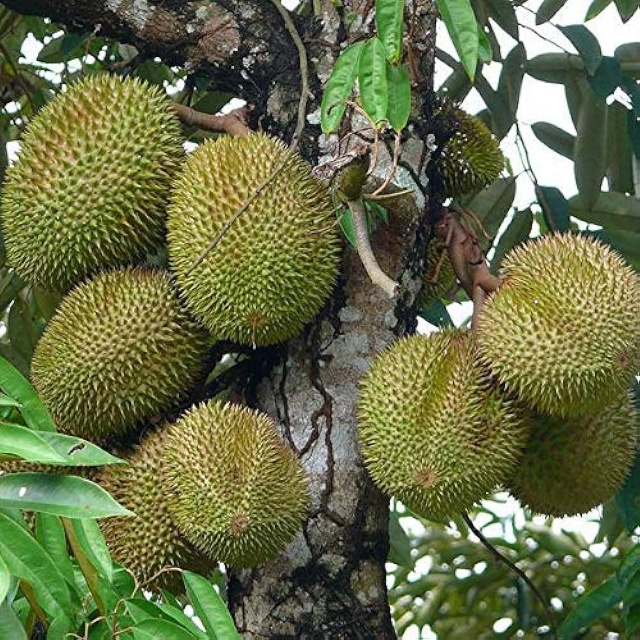
#> input picture images/Detecting_Object_Yolov8n/1. Sau Rieng.jpg, 640 x 640 px
$ python -i Chapter09.py   (imports and definitions only)   (older library calls are emulated)
#> lines starting #> are read from the running program, lines starting #| are printed output that depends on the picture; after the words box and inside, x2 and y2 are one past the last pixel; in counts of white or black regions, pixels touching at a corner belong together
import cv2
import numpy as np

L = 256

'''def Erosion(imgin, imgout):
    w = cv2.getStructuringElement(cv2.MORPH_RECT,(45,45))
    cv2.erode(imgin,w,imgout)

def Dilation(imgin, imgout):
    w = cv2.getStructuringElement(cv2.MORPH_RECT,(3,3))
    cv2.dilate(imgin,w,imgout)
def OpeningClosing(imgin, imgout):
    w = cv2.getStructuringElement(cv2.MORPH_RECT,(3,3))
    temp = cv2.morphologyEx(imgin, cv2.MORPH_OPEN, w)
    cv2.morphologyEx(temp, cv2.MORPH_CLOSE, w, imgout)

def Boundary(imgin):
    w = cv2.getStructuringElement(cv2.MORPH_RECT,(3,3))
    temp = cv2.erode(imgin,w)
    imgout = imgin - temp
    return imgout

def HoleFill(imgin):
    imgout = imgin
    M, N = imgout.shape
    mask = np.zeros((M+2,N+2),np.uint8)
    cv2.floodFill(imgout,mask,(105,297),L-1)
    return imgout

def MyConnectedComponent(imgin):
    ret, temp = cv2.threshold(imgin, 200, L-1, cv2.THRESH_BINARY)
    temp = cv2.medianBlur(temp, 7)
    M, N = temp.shape
    dem = 0
    color = 150
    for x in range(0, M):
        for y in range(0, N):
            if temp[x,y] == L-1:
                mask = np.zeros((M+2,N+2),np.uint8)
                cv2.floodFill(temp, mask, (y,x), (color,color,color))
                dem = dem + 1
                color = color + 1
    print('Co %d thanh phan lien thong' % dem)
    a = np.zeros(L, np.int)
    for x in range(0, M):
        for y in range(0, N):
            r = temp[x,y]
            if r > 0:
                a[r] = a[r] + 1
    dem = 1
    for r in range(0, L):
        if a[r] > 0:
            print('%4d   %5d' % (dem, a[r]))
            dem = dem + 1
    return temp
'''
def ConnectedComponent(imgin):
    ret, temp = cv2.threshold(imgin, 200, L-1, cv2.THRESH_BINARY)
    temp = cv2.medianBlur(temp, 7)
    dem, label = cv2.connectedComponents(temp)
    text = 'Co %d thanh phan lien thong' % (dem-1)

    a = np.zeros(dem, np.int32)
    M, N = label.shape
    color = 150
    for x in range(0, M):
        for y in range(0, N):
            r = label[x, y]
            a[r] = a[r] + 1
            if r > 0:
                label[x,y] = label[x,y] + color

    for r in range(1, dem):
        print('%4d %10d' % (r, a[r]))
    label = label.astype(np.uint8)
    return text,temp

def CountRice(imgin):
    w = cv2.getStructuringElement(cv2.MORPH_ELLIPSE, (81,81))
    temp = cv2.morphologyEx(imgin, cv2.MORPH_TOPHAT, w)
    ret, temp = cv2.threshold(temp, 100, L-1, cv2.THRESH_BINARY + cv2.THRESH_OTSU)
    temp = cv2.medianBlur(temp, 3)
    dem, label = cv2.connectedComponents(temp)
    text = 'Co %d hat gao' % (dem-1)
    a = np.zeros(dem, np.int32)
    M, N = label.shape
    color = 150
    for x in range(0, M):
        for y in range(0, N):
            r = label[x, y]
            a[r] = a[r] + 1
            if r > 0:
                label[x,y] = label[x,y] + color
    max = a[1]
    rmax = 1
    for r in range(2, dem):
        if a[r] > max:
            max = a[r]
            rmax = r
    xoa = np.array([], np.int32)
    for r in range(1, dem):
        if a[r] < 0.5*max:
            xoa = np.append(xoa, r)

    for x in range(0, M):
        for y in range(0, N):
            r = label[x,y]
            if r > 0:
                r = r - color
                if r in xoa:
                    label[x,y] = 0
    label = label.astype(np.uint8)
    return text,temp

>>> import cv2
>>> picture = cv2.imread('../../images/Detecting_Object_Yolov8n/1. Sau Rieng.jpg', cv2.IMREAD_GRAYSCALE)
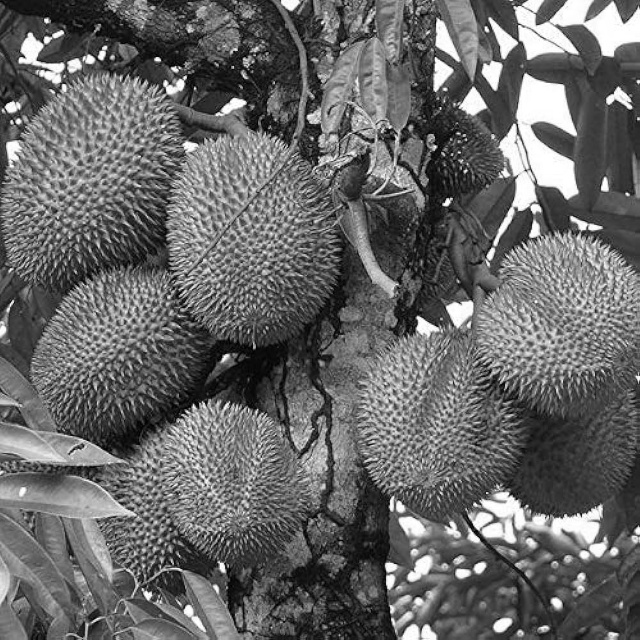
#> picture: shape (640, 640); min 0, max 255, mean 103.3
>>> result = CountRice(picture)
#> in CountRice, `ret, temp = cv2.threshold(temp, 100, L-1, cv2.THRESH_BINARY + cv2.THRE..`:
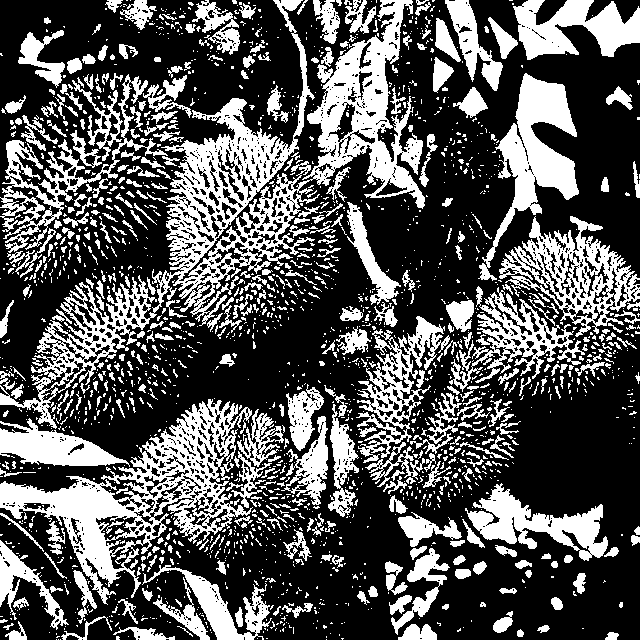
#> temp: shape (640, 640); 33.8% white; 1991 white regions (1553 under 20 px), largest, box (x1, y1, x2, y2) and area: (0, 0, 425, 429) 28622, (0, 399, 253, 605) 13976, (478, 73, 579, 281) 6741
#> in CountRice, `ret, temp = cv2.threshold(temp, 100, L-1, cv2.THRESH_BINARY + cv2.THRE..`: ret = 97
#> in CountRice, `temp = cv2.medianBlur(temp, 3)`:
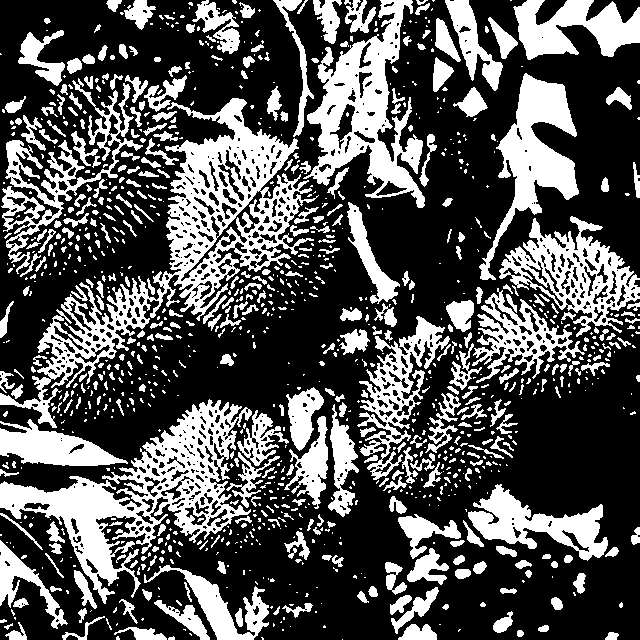
#> temp: shape (640, 640); 33.1% white; 1097 white regions (689 under 20 px), largest, box (x1, y1, x2, y2) and area: (0, 98, 319, 428) 18861, (0, 399, 252, 604) 14445, (303, 0, 425, 208) 9890
#> in CountRice, `dem, label = cv2.connectedComponents(temp)`:
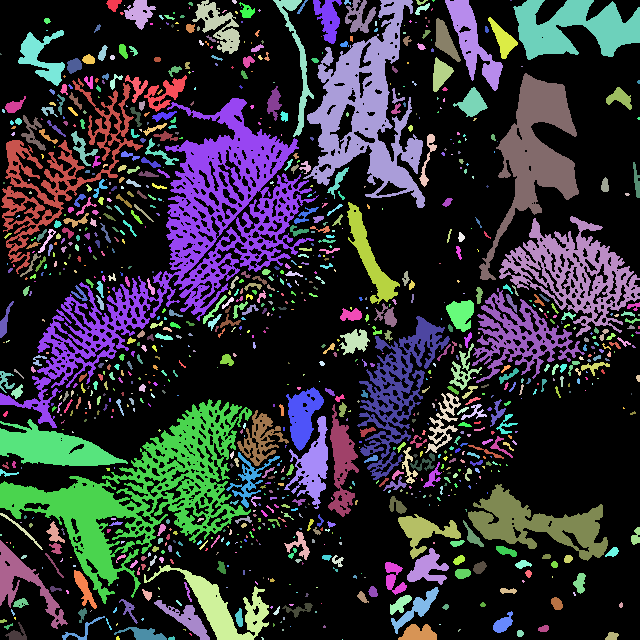
#> label: shape (640, 640) int32; 1098 distinct labels, from 0 to 1097; one colour per label, 0 black
#> in CountRice, `dem, label = cv2.connectedComponents(temp)`: dem = 1098
#> in CountRice, `text = 'Co %d hat gao' % (dem-1)`: text = 'Co 1097 hat gao'
#> after the loop in CountRice, `for x in range(0, M):`:
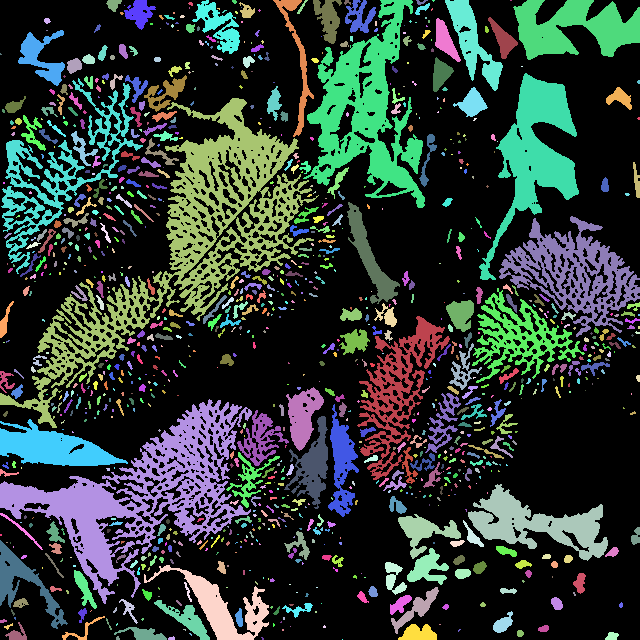
#> label: shape (640, 640) int32; 1098 distinct labels, from 0 to 1247; one colour per label, 0 black
#> after the loop in CountRice, `for x in range(0, M):`: a = 1098 values, max 273917 at index 0, min 1 at index 19, mean 373
#> in CountRice, `max = a[1]`: max = 119
#> the loop in CountRice, `for r in range(2, dem):` made 1096 passes
#> max on passes 1, 2, 9, 136: 504, 1081, 9890, 18861
#> after the loop in CountRice, `for r in range(2, dem):`: max = 18861; rmax = 137
#> after the loop in CountRice, `for x in range(0, M):`:
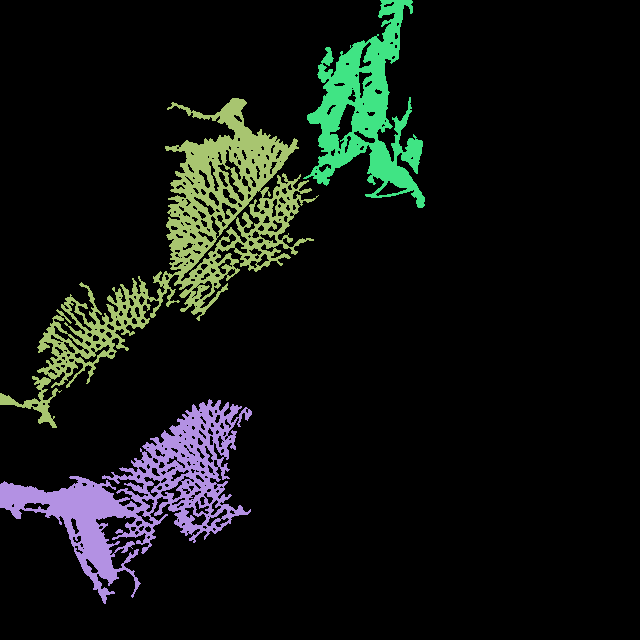
#> label: shape (640, 640) int32; 4 distinct labels, from 0 to 849; one colour per label, 0 black
#> in CountRice, `label = label.astype(np.uint8)`:
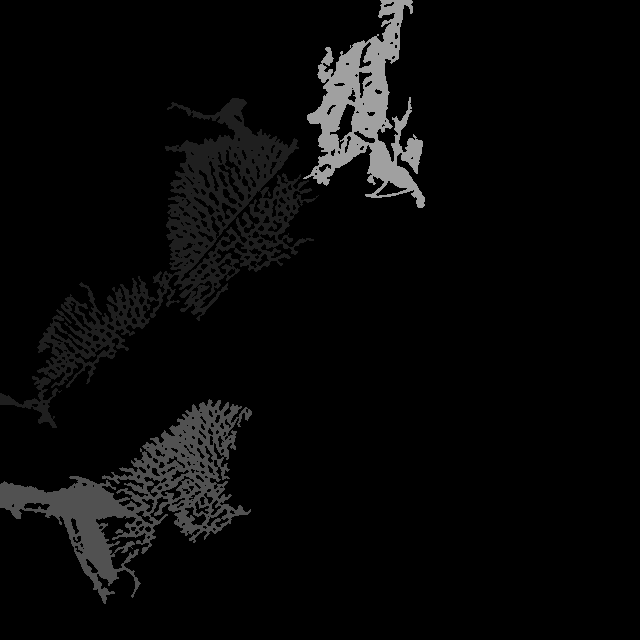
#> label: shape (640, 640); min 0, max 160, mean 8.1

$ run again, on images/Detecting_Object_Yolov8n/2. Tao.jpg
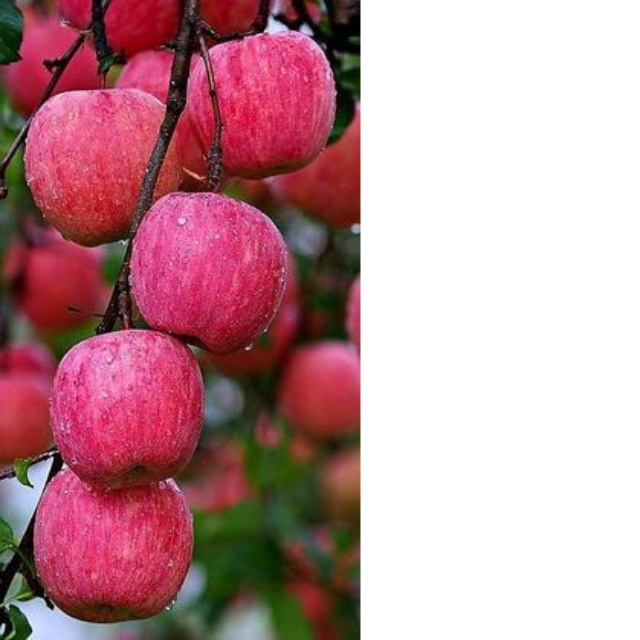
#> input picture images/Detecting_Object_Yolov8n/2. Tao.jpg, 640 x 640 px
#> in CountRice, `ret, temp = cv2.threshold(temp, 100, L-1, cv2.THRESH_BINARY + cv2.THRE..`:
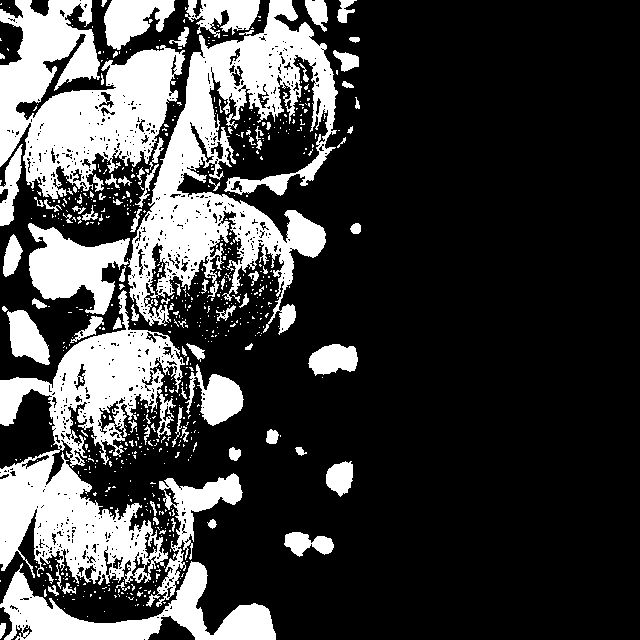
#> temp: shape (640, 640); 25.4% white; 682 white regions (588 under 20 px), largest, box (x1, y1, x2, y2) and area: (128, 0, 338, 335) 26291, (0, 290, 185, 585) 22785, (0, 0, 185, 199) 20059
#> ret = 38
#> dem = 283
#> text = 'Co 282 hat gao'
#> after the loop in CountRice, `for x in range(0, M):`: a = 283 values, max 305595 at index 0, min 1 at index 61, mean 1447.3
#> in CountRice, `max = a[1]`: max = 20469
#> the loop in CountRice, `for r in range(2, dem):` made 281 passes
#> max on pass 4: 26621
#> after the loop in CountRice, `for r in range(2, dem):`: max = 26621; rmax = 5
#> in CountRice, `label = label.astype(np.uint8)`:
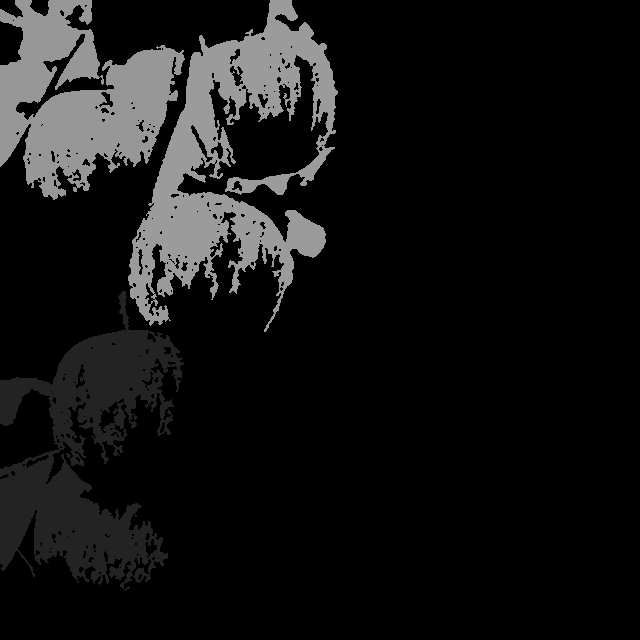
#> label: shape (640, 640); min 0, max 155, mean 19.6

$ run again, on images/Detecting_Object_Yolov8n/5. Nho.jpg
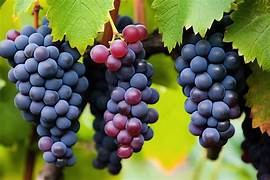
#> input picture images/Detecting_Object_Yolov8n/5. Nho.jpg, 270 x 180 px
#> ret = 97
#> dem = 66
#> text = 'Co 65 hat gao'
#> after the loop in CountRice, `for x in range(0, M):`:
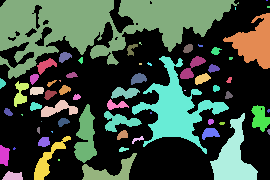
#> label: shape (180, 270) int32; 66 distinct labels, from 0 to 215; one colour per label, 0 black
#> after the loop in CountRice, `for x in range(0, M):`: a = 66 values, max 27664 at index 0, min 1 at index 50, mean 736.4
#> in CountRice, `max = a[1]`: max = 9150
#> after the loop in CountRice, `for r in range(2, dem):`: rmax = 1
#> after the loop in CountRice, `for x in range(0, M):`:
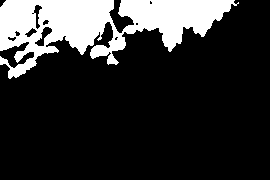
#> label: shape (180, 270) int32; values 0 (black) and 151 (white), 18.8% white; 1 white region, box (x1, y1, x2, y2) and area: (0, 0, 239, 79) 9150
